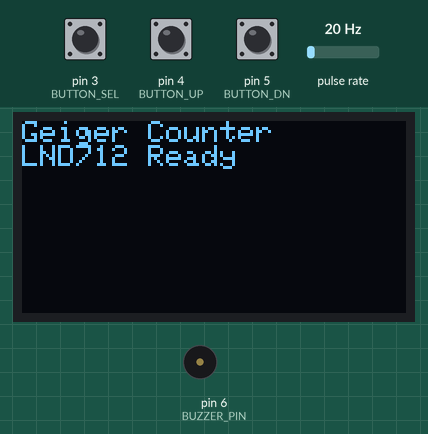
The sketch below on a simulated Arduino Uno, built with avr-gcc and run on an emulated ATmega328P. Parts: 128×64 one-colour display, buzzer (waves = sounding). Wiring (inferred from the names in the program): pulse sensor: data pin 2. The test bench sets the inputs (shaded band); at power-on: pin 3 (BUTTON_SEL) HIGH, pulse rate 20 Hz, pin 4 (BUTTON_UP) HIGH, pin 5 (BUTTON_DN) HIGH. What the sketch prints to the serial monitor is not drawn.

Above: at 4.2 s.
4.3 s: pin 3 (BUTTON_SEL) pulled LOW for 0.15 s
At 14.9 s:
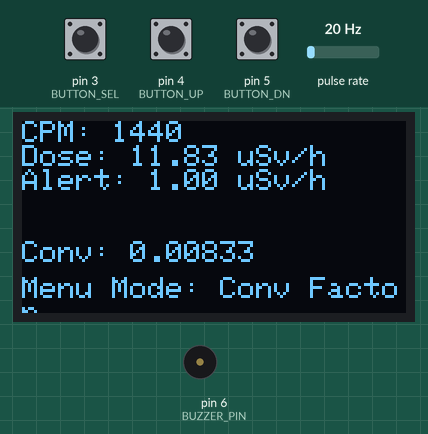
24.6 s: pin 3 (BUTTON_SEL) pulled LOW for 1 s
At 33.6 s:
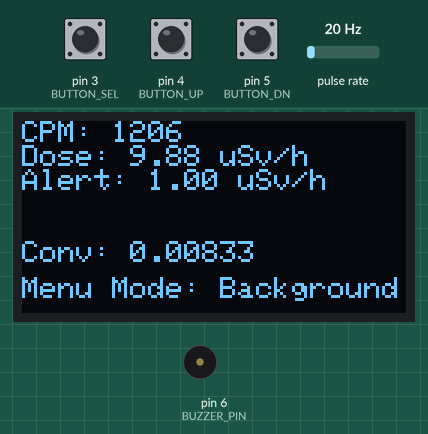
34.7 s: pin 3 (BUTTON_SEL) pulled LOW for 0.15 s
At 43.8 s:
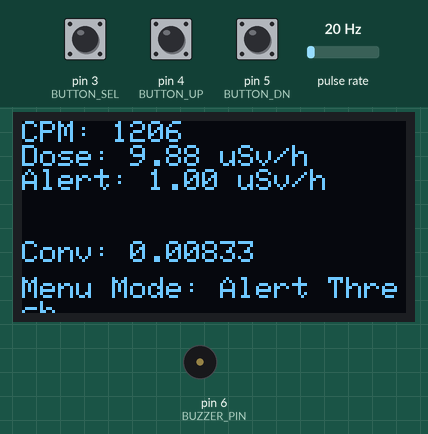
54.7 s: pin 3 (BUTTON_SEL) pulled LOW for 0.15 s
At 64.2 s:
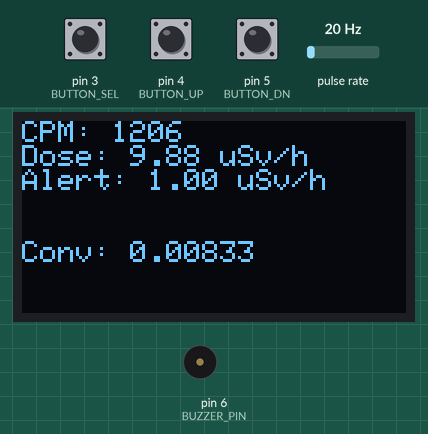
64.8 s: pulse rate (sensor on pin 2) set to 4 Hz
At 74.2 s:
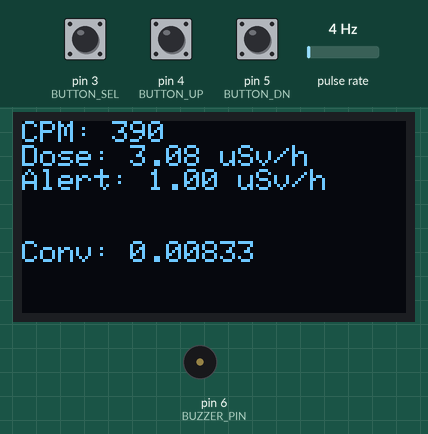
Timing chart, 0 to 75.7 s (numbered marks = the images above; inputs shaded):
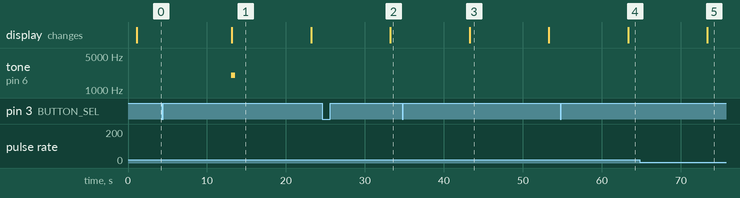

Measured:
- after the input at 4.3 s, the display: changes after 8.8 s (image 1)
- after the input at 24.6 s, the display: changes after 8.6 s (image 2)
- after the input at 34.7 s, the display: changes after 8.5 s (image 3)
- after the input at 54.7 s, the display: changes after 8.6 s (image 4)
- after the input at 64.8 s, the display: changes after 8.6 s (image 5)
- what the display in image 1 shows lasts 10.1 s, from 13.1 s to 23.2 s

The sketch:

geiger_counter_improved.ino
```cpp
/*
 * ไกเกอร์เคาน์เตอร์ LND712 — เวอร์ชันปรับปรุง (จอ + บลูทูธ ทำงานพร้อมกัน)
 *
 * ต่อยอดจาก firmware/geiger_counter_manual/ ซึ่งถอดความจากคู่มืออาจารย์
 * ไฟล์ต้นทางยังอยู่ครบ ไม่ได้แก้ ใช้อ้างอิงเทียบได้ตลอด
 *
 * *** ไฟล์นี้ไม่ใช่ firmware ของเครื่อง Telepole ***
 * ของเราอยู่ที่ firmware/telepole_gm/ ซึ่งไม่มีจอและไม่มีปุ่ม
 *
 * =============================================================
 * ปัญหาของไฟล์เดิม และวิธีที่ไฟล์นี้แก้
 * =============================================================
 *
 * [A] เปิดบลูทูธแล้วจอดำสนิท  <-- ปัญหาหลักที่ทำให้ต้องมีไฟล์นี้
 *
 *     Adafruit_SSD1306::begin() ขอ framebuffer 1024 ไบต์ด้วย malloc ตอนรัน
 *     avr-libc กันพื้นที่ให้ stack อีก 128 ไบต์ (__malloc_margin)
 *     => ต้องมีแรมว่างอย่างน้อย 1152 ไบต์ ตอนเรียก begin()
 *
 *     ของเดิมเปิดบลูทูธแล้วเหลือ 1208 ไบต์ = เกินมาแค่ 56 ไบต์
 *     stack กินอีกนิดเดียวก็ไม่พอ malloc คืน NULL แล้วค้างที่ for(;;) ตลอดกาล
 *     อาการหลอกมาก เพราะคอมไพล์ผ่านฉลุย ไม่มี error สักบรรทัด
 *
 *     ตัวการคือ SoftwareSerial กินแรม 117 ไบต์
 *       _receive_buffer 64 + object 31 + vtable 18 + เศษ
 *     และมันถูกจองตั้งแต่ตอนคอมไพล์ ไม่เกี่ยวกับว่าเสียบ HC-05 จริงหรือไม่
 *
 *     >>> วิธีแก้: ย้าย HC-05 ไปใช้ UART ฮาร์ดแวร์ (D0/D1) เลิกใช้ SoftwareSerial
 *         ATmega328P มีวงจร UART อยู่ในชิปแล้ว ไม่ต้องจองบัฟเฟอร์ก้อนใหม่
 *         ได้แรมคืน 117 ไบต์ โดยที่บลูทูธยังใช้ได้ครบ
 *
 * [B] บลูทูธส่งออกมาเป็นเครื่องหมายคำถาม
 *
 *     ของเดิมใช้  snprintf(buf, n, "cpm=%.0f;uSv/h=%.2f\n", cpm, doseRate)
 *     Arduino AVR ตัด float ออกจาก printf โดยค่าเริ่มต้น (ประหยัด flash)
 *     ผลคือส่งออกไปจริงเป็น  cpm=?;uSv/h=?  ตัวเลขหายหมด
 *
 *     >>> วิธีแก้: ใช้ dtostrf แปลง float เป็นข้อความก่อน (วิธีมาตรฐานของ AVR)
 *
 * [C] ปุ่มสามปุ่มใช้ตัวจับเวลา debounce ร่วมกันตัวเดียว
 *
 *     กดปุ่มหนึ่งแล้วอีก 200 ms ปุ่มอื่นจะกดไม่ติด
 *     เห็นชัดตอนกด Select เข้าโหมดแล้วรีบกด Up
 *
 *     >>> วิธีแก้: แยกตัวจับเวลาให้แต่ละปุ่ม (เปลืองแรมเพิ่ม 8 ไบต์)
 *
 * [D] ข้อความบนจอถูกก๊อปมากองใน SRAM ตั้งแต่บูต
 *
 *     >>> วิธีแก้: ครอบ F() ให้ข้อความคงที่ทุกจุด เก็บไว้ใน flash แทน
 *         (ยกมาจากไฟล์เดิมที่แก้ไว้แล้ว)
 *
 * =============================================================
 * ผลลัพธ์ด้านแรม (วัดด้วย arduino-cli บอร์ด arduino:avr:uno)
 * =============================================================
 *
 *   คู่มือเดิม + บลูทูธ        1208 ไบต์   เกินเส้น  +56   จอดำ
 *   คู่มือเดิม ปิดบลูทูธ       1325 ไบต์   เกินเส้น +173   จอติด แต่ไม่มีบลูทูธ
 *   ไฟล์นี้ จอ + บลูทูธ        1431 ไบต์   เกินเส้น +279   ได้ทั้งคู่
 *
 *   (เส้นตายคือ 1152 ไบต์ ต่ำกว่านี้จอไม่ขึ้นแน่นอน)
 *
 * =============================================================
 * การต่อสาย -- เปลี่ยนจากเดิม อ่านก่อนเสียบ
 * =============================================================
 *
 *   HC-05 TX  ->  Arduino D0 (RX)     ** เดิมคือ D7 **
 *   HC-05 RX  <-  Arduino D1 (TX)     ** เดิมคือ D8 **
 *   HC-05 VCC ->  5V
 *   HC-05 GND ->  GND
 *
 *   D7 กับ D8 ว่างแล้ว เอาไปใช้อย่างอื่นได้
 *
 *   [!] ต้องถอด HC-05 ออกทุกครั้งก่อนแฟลชโปรแกรม
 *       เพราะตัวอัปโหลดใช้ D0/D1 เส้นเดียวกัน ถ้าไม่ถอดจะอัปโหลดไม่ผ่าน
 *       (บอร์ดไม่พัง แค่อัปโหลดไม่ได้ ถอดแล้วลองใหม่ได้เลย)
 *
 *   [!] ขา RX ของ HC-05 รับแรงดัน 3.3V
 *       ถ้าโมดูลไม่มีวงจรแบ่งแรงดันในตัว ต้องคั่นตัวต้านทานจาก D1 ก่อน
 *       (บอร์ด HC-05 สีน้ำเงินส่วนใหญ่มีมาให้แล้ว เช็คก่อนต่อ)
 *
 * ส่วนอื่นต่อเหมือนเดิมทุกเส้น: จอ I2C (A4/A5), พัลส์ D2, ปุ่ม D3/D4/D5, buzzer D6
 *
 * บอร์ด: Arduino Pro Mini 5V 16MHz หรือ Uno (ATmega328P เหมือนกัน ขาเหมือนกัน)
 * ไลบรารี: Adafruit SSD1306, Adafruit GFX Library
 */

#include <Wire.h>
#include <Adafruit_SSD1306.h>
#include <Adafruit_GFX.h>

// =============================================================
// สวิตช์ตั้งค่า
// =============================================================

// 1 = พิมพ์ข้อความดีบัก (แรมว่าง ฯลฯ) ออกทาง UART
// 0 = ปิด เพื่อไม่ให้ข้อความดีบักปนเข้าไปในสตรีมบลูทูธ  <-- ค่าปกติ
//
// เวลาจะดีบัก: ตั้งเป็น 1, ถอด HC-05 ออก, เสียบ USB, เปิด Serial Monitor 9600
#define DEBUG_SERIAL 0

// ขอบพัลส์ที่จะนับ -- คู่มือใช้ RISING
// ถ้าวัดขา CN1 แล้วพบว่าปกตินิ่งที่ 5V ต้องเปลี่ยนเป็น FALLING
#define PULSE_EDGE RISING

// ---------- ตั้งค่าหน้าจอ OLED ----------
#define SCREEN_WIDTH 128
#define SCREEN_HEIGHT 64
#define OLED_ADDR 0x3C   // I2C address ของจอ SSD1306
Adafruit_SSD1306 display(SCREEN_WIDTH, SCREEN_HEIGHT, &Wire, -1);

// ---------- กำหนดขาต่ออุปกรณ์ ----------
#define GEIGER_PIN 2    // ขาสัญญาณ Pulse จากโมดูล HV (interrupt 0)
#define BUTTON_SEL 3    // ปุ่ม Select (Enter / OK)
#define BUTTON_UP  4    // ปุ่ม เพิ่มค่า
#define BUTTON_DN  5    // ปุ่ม ลดค่า
#define BUZZER_PIN 6    // ขาควบคุมเสียงเตือน
// บลูทูธใช้ UART ฮาร์ดแวร์ D0/D1 ไม่ต้องประกาศขา และไม่ต้อง include SoftwareSerial

// bluetooth เป็นชื่อเรียกอีกชื่อของ Serial เฉย ๆ ไม่กินแรมเพิ่มสักไบต์
// ทำไว้เพื่อให้อ่านโค้ดแล้วรู้ว่าบรรทัดไหนคุยกับ HC-05
#define bluetooth Serial

// ---------- ค่าคงที่หลัก ----------
const unsigned long SAMPLE_TIME = 10000;              // เก็บตัวอย่างทุก 10 วินาที (ms)
const float MULTIPLIER = 60000.0 / SAMPLE_TIME;       // เปลี่ยน CPS เป็น CPM
const float DEFAULT_CONV_FACTOR = 0.00833;            // Conversion factor สำหรับ LND712
const float DEFAULT_BACKGROUND = 20.0;                // ค่ารังสีพื้นหลังเริ่มต้น (CPM)
const float DEFAULT_ALERT_THRESHOLD = 1.0;            // ค่าเตือนเริ่มต้น (uSv/h)

// ---------- ตัวแปรส่วนกลาง ----------
volatile unsigned long pulseCount = 0;   // จำนวนพัลส์ที่ตรวจจับได้
unsigned long lastSampleTime = 0;
float cpm = 0.0;
float doseRate = 0.0;

// ตัวแปรสำหรับการตั้งค่า
float convFactor = DEFAULT_CONV_FACTOR;
float background = DEFAULT_BACKGROUND;
float alertThreshold = DEFAULT_ALERT_THRESHOLD;

// สถานะปุ่มและเมนู
int menuMode = 0;   // 0 = หน้าหลัก, 1 = แก้ไข Conversion Factor,
                    // 2 = แก้ไข Background, 3 = แก้ไข Alert Threshold

// [C] แยกตัวจับเวลา debounce ให้แต่ละปุ่ม ของเดิมใช้ตัวเดียวร่วมกันทั้งสามปุ่ม
// เรียงตามขา: [0] = BUTTON_SEL, [1] = BUTTON_UP, [2] = BUTTON_DN
unsigned long lastButtonTime[3] = {0, 0, 0};
const unsigned long debounceDelay = 200;   // กันการกระเด้งของปุ่ม (ms)

// ตัวแปรสำหรับการเตือน
bool alertActive = false;
const unsigned long alertDuration = 500;   // เสียงดัง 0.5 วินาที

#if DEBUG_SERIAL
// -------------------------------------------------------------
// คืนค่าจำนวนไบต์ว่างระหว่าง heap กับ stack ณ ขณะนั้น
// ใช้ดูว่าเหลือพอให้ display.begin() ขอ framebuffer 1024 ไบต์หรือไม่
// -------------------------------------------------------------
int freeRam() {
  extern int __heap_start, *__brkval;
  int v;
  return (int) &v - (__brkval == 0 ? (int) &__heap_start : (int) __brkval);
}
#endif

// -------------------------------------------------------------
// ฟังก์ชัน Interrupt: ทำงานทุกครั้งที่เกิดพัลส์จากหลอดไกเกอร์
// -------------------------------------------------------------
void countPulse() {
  pulseCount++;
}

// -------------------------------------------------------------
// อ่านสถานะปุ่ม (พร้อม debounce แยกรายปุ่ม)
// slot = ช่องเก็บเวลาของปุ่มนั้น 0..2
// -------------------------------------------------------------
int readButton(int pin, int slot) {
  if (digitalRead(pin) == LOW) {   // ปุ่มต่อแบบ Active Low (กด = LOW)
    if ((millis() - lastButtonTime[slot]) > debounceDelay) {
      lastButtonTime[slot] = millis();
      return 1;
    }
  }
  return 0;
}

// -------------------------------------------------------------
// ส่งเสียงเตือนเมื่อรังสีเกินค่า Alert Threshold
// -------------------------------------------------------------
void triggerAlert() {
  if (!alertActive) {
    alertActive = true;
    tone(BUZZER_PIN, 2000, alertDuration);   // เสียง 2000Hz นาน 0.5 วินาที
  }
}

// -------------------------------------------------------------
// อัปเดตหน้าจอ OLED แสดงค่า CPM, uSv/h และสถานะ
// -------------------------------------------------------------
void updateDisplay() {
  display.clearDisplay();
  display.setTextSize(1);
  display.setTextColor(SSD1306_WHITE);
  display.setCursor(0, 0);

  // แสดง CPM และ Dose Rate
  display.print(F("CPM: "));
  display.println(cpm, 0);
  display.print(F("Dose: "));
  display.print(doseRate, 2);
  display.println(F(" uSv/h"));

  // แสดงค่า Alert Threshold และ Conversion Factor
  display.print(F("Alert: "));
  display.print(alertThreshold, 2);
  display.print(F(" uSv/h"));

  display.setCursor(0, 40);
  display.print(F("Conv: "));
  display.print(convFactor, 5);

  // หากกำลังอยู่ในโหมดเมนู ให้แสดงข้อความแจ้ง
  if (menuMode != 0) {
    display.setCursor(0, 52);
    display.print(F("Menu Mode: "));
    switch (menuMode) {
      case 1: display.print(F("Conv Factor")); break;
      case 2: display.print(F("Background"));  break;
      case 3: display.print(F("Alert Thresh")); break;
    }
  }

  display.display();
}

// -------------------------------------------------------------
// ส่งข้อมูลทางบลูทูธไปยังสมาร์ทโฟน
// รูปแบบ: cpm=123;uSv/h=1.03
//
// [B] ใช้ dtostrf แปลง float เป็นข้อความก่อน
//     เพราะ %f ของ snprintf ใช้ไม่ได้บน Arduino AVR (ได้ ? แทนตัวเลข)
// -------------------------------------------------------------
void sendBluetoothData() {
  char bufCpm[12];
  char bufDose[12];
  dtostrf(cpm, 0, 0, bufCpm);        // ทศนิยม 0 ตำแหน่ง
  dtostrf(doseRate, 0, 2, bufDose);  // ทศนิยม 2 ตำแหน่ง

  // ข้อความยาวสุดประมาณ 24 ตัวอักษร buffer 32 พอเหลือเฟือ
  char buffer[32];
  snprintf(buffer, sizeof(buffer), "cpm=%s;uSv/h=%s\n", bufCpm, bufDose);
  bluetooth.print(buffer);
}

// -------------------------------------------------------------
// จัดการเมนูการตั้งค่าผ่านปุ่มกด
// -------------------------------------------------------------
void handleMenu() {
  if (readButton(BUTTON_SEL, 0)) {
    // กดปุ่ม Select: เปลี่ยนโหมดเมนู (วนกลับ)
    menuMode = (menuMode + 1) % 4;
  }

  // ถ้าอยู่ในโหมดเมนู (menuMode != 0) ให้ปรับค่าด้วยปุ่ม Up/Down
  if (menuMode == 1) {
    if (readButton(BUTTON_UP, 1)) convFactor += 0.0001;
    if (readButton(BUTTON_DN, 2) && convFactor > 0) convFactor -= 0.0001;
  }
  else if (menuMode == 2) {
    if (readButton(BUTTON_UP, 1)) background += 1.0;
    if (readButton(BUTTON_DN, 2) && background > 0) background -= 1.0;
  }
  else if (menuMode == 3) {
    if (readButton(BUTTON_UP, 1)) alertThreshold += 0.1;
    if (readButton(BUTTON_DN, 2) && alertThreshold > 0) alertThreshold -= 0.1;
  }
}

// -------------------------------------------------------------
// setup() ทำงานครั้งแรกเมื่อเริ่มต้น
// -------------------------------------------------------------
void setup() {
  // UART ตัวเดียวนี้ใช้ทั้งคุยกับ HC-05 และพิมพ์ดีบัก
  // HC-05 ค่าเริ่มต้นจากโรงงานคือ 9600 baud
  bluetooth.begin(9600);

#if DEBUG_SERIAL
  // ต้องเหลืออย่างน้อย 1024 + 128 = 1152 ไบต์ จอถึงจะเริ่มได้
  Serial.print(F("Free RAM before begin: "));
  Serial.println(freeRam());
#endif

  // เริ่มต้นจอ OLED
  if (!display.begin(SSD1306_SWITCHCAPVCC, OLED_ADDR)) {
#if DEBUG_SERIAL
    Serial.println(F("SSD1306 allocation failed"));
    Serial.print(F("Free RAM at failure: "));
    Serial.println(freeRam());
#endif
    for (;;);   // หยุดทำงานหากจอแสดงผลไม่เริ่ม
  }

#if DEBUG_SERIAL
  Serial.print(F("Display OK. Free RAM after begin: "));
  Serial.println(freeRam());
#endif

  display.clearDisplay();
  display.display();
  delay(1000);

  // ตั้งค่าขา
  pinMode(GEIGER_PIN, INPUT);
  pinMode(BUTTON_SEL, INPUT_PULLUP);
  pinMode(BUTTON_UP, INPUT_PULLUP);
  pinMode(BUTTON_DN, INPUT_PULLUP);
  pinMode(BUZZER_PIN, OUTPUT);

  // เปิดใช้งาน Interrupt สำหรับขา D2 (ขา 2 = interrupt 0)
  attachInterrupt(digitalPinToInterrupt(GEIGER_PIN), countPulse, PULSE_EDGE);

  // แสดงข้อความเริ่มต้น
  display.clearDisplay();
  display.setTextSize(1);
  display.setTextColor(SSD1306_WHITE);
  display.setCursor(0, 0);
  display.println(F("Geiger Counter"));
  display.println(F("LND712 Ready"));
  display.display();
  delay(2000);

  lastSampleTime = millis();
}

// -------------------------------------------------------------
// loop() ทำงานวนซ้ำตลอดเวลา
// -------------------------------------------------------------
void loop() {
  // จัดการเมนูและปุ่มกด
  handleMenu();

  // ทุก ๆ SAMPLE_TIME (10 วินาที) ให้คำนวณ CPM, Dose Rate และแสดงผล
  if (millis() - lastSampleTime >= SAMPLE_TIME) {
    // ปิด Interrupt ชั่วคราวขณะอ่านค่า pulseCount
    noInterrupts();
    unsigned long counts = pulseCount;
    pulseCount = 0;
    interrupts();

    // คำนวณ CPM และ Dose Rate
    cpm = counts * MULTIPLIER;
    float adjustedCPM = cpm - background;
    if (adjustedCPM < 0) adjustedCPM = 0;
    doseRate = adjustedCPM * convFactor;

    // ตรวจสอบการเตือน
    if (doseRate >= alertThreshold) {
      triggerAlert();
    } else {
      alertActive = false;
    }

    updateDisplay();
    sendBluetoothData();

    lastSampleTime = millis();
  }

  // วนลูปเล็กน้อยเพื่อให้ปุ่มทำงานได้ทันที
  delay(10);
}
```
